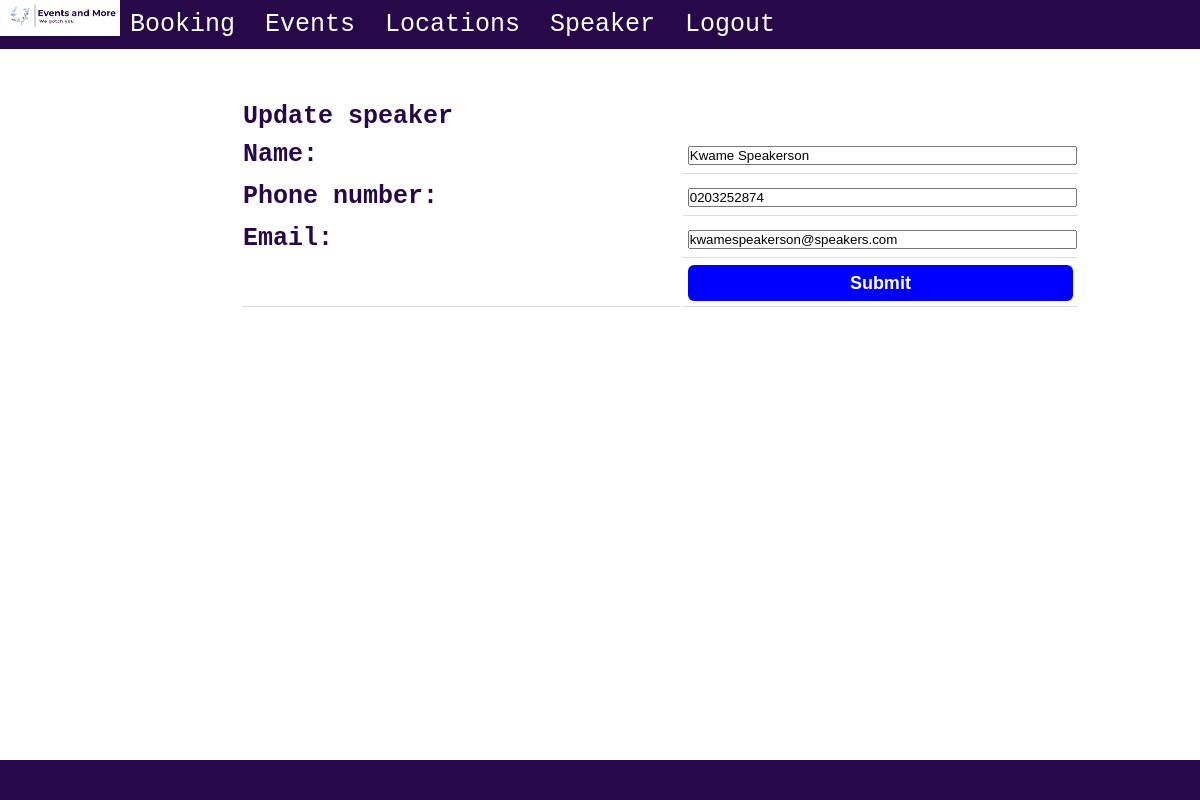
Page /booking/speaker/update/1 (signed in) on the committed database.
### booking/models.py (models this page shows, shortened)
class Speaker(models.Model):
    name=models.CharField(max_length=100)
    phone_number=models.CharField(max_length=10)
    email=models.EmailField()

### booking/views.py (the view)
# urls.py: path("booking/speaker/update/<int:pk>", views.SpeakerUpdateView.as_view(),name="updateSpeaker"),
@method_decorator(login_required(login_url='/login/'), name='dispatch')
class SpeakerUpdateView(generic.UpdateView):
    Model=Speaker
    fields=["name","phone_number","email"]
    queryset=Speaker.objects.all()
    template_name="booking/updateSpeaker.html"
    success_url="/showSpeaker"

### booking/templates/booking/updateSpeaker.html (shortened to what this page needs)
{% extends "base.html" %}
{% load static %}
{% block content %}
<div id="add_form_grid">
<div class="add_form">
    <form id="speaker" class="addUpdate" method="post" >
        <table>
        <th> Update speaker</th>
            {{form.as_table}}
            <tr>
                <td></td>
                <td><input type="submit" class="button" name="speaker-form" value="Submit"></td>
            </tr>
        </table>
    </form>
</div>
</div>
{% endblock %}

### booking/static/style.css (style rules this page uses)
body { margin:0; }
#add_form_grid { display: grid; grid-template-rows: 5% 90 5%; grid-template-columns: 20% 20% 20% 30%; row-gap: 2em; grid-template-areas: "menu menu menu menu menu" "... add_form add_form add_form ..."; }
.add_form { grid-area:add_form; }
#speaker { grid-area:speaker; }
.addUpdate table input[type=submit] { background-color:blue; border-radius: 6px; width:100%; height: 2em; margin: 0%; color: white; font-weight: 900; font-size: large; }
.addUpdate table { width:100%; height: 100%; text-align: left; }
.addUpdate table input { width: 100%; margin: 0%; padding: 0%; }
.show-table th, td { padding: 5px; text-align: left; border-bottom: 1px solid #ddd; }
body { color: #270949; font-family: 'Courier New', Courier, monospace; font-size: 25px; }
input { padding: 0.8em; margin: 0.8em; margin-left: 1em; padding-left: 1em; }
.button { border: none; color:#270949; padding: 15px 32px; text-align: center; text-decoration: none; display: inline-block; font-size: 16px; }

### rows in the picture
Speaker: name "Kwame Speakerson", phone_number "0203252874", email "kwamespeakerson@speakers.com"
